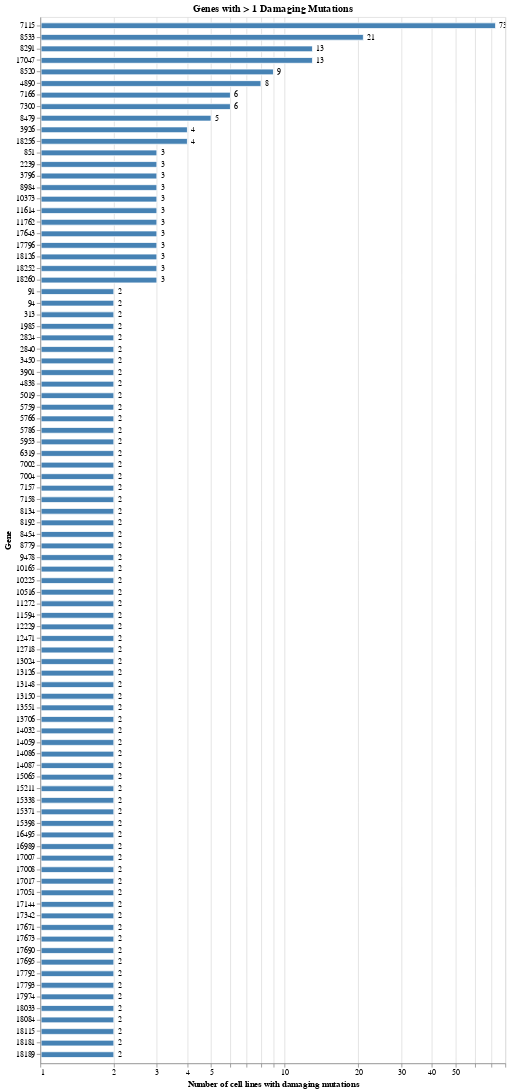

The code cell stored with this chart in its notebook:
### Markdown cell above
<style>
.viz-header {
    color: #1d4ed8 !important;
    font-size: 2rem;
    font-weight: 600;
    border-left: 5px solid #8b5cf6;
    padding-left: 15px;
    margin-top: 30px;
    margin-bottom: 15px;
    background: linear-gradient(90deg, #faf5ff 0%, transparent 100%);
    padding-top: 10px;
    padding-bottom: 10px;
}
.viz-description {
    color: #374151;
    font-size: 1.05rem;
    line-height: 1.7;
    margin-bottom: 20px;
}
.features-box {
    background: linear-gradient(135deg, #f3e8ff 0%, #ddd6fe 100%);
    border: 1px solid #c4b5fd;
    border-radius: 10px;
    padding: 20px;
    margin: 20px 0;
}
.features-title {
    color: #5b21b6;
    font-size: 1.3rem;
    font-weight: 600;
    margin-top: 0;
    margin-bottom: 15px;
}
.features-list {
    color: #6b21a8;
    font-size: 1rem;
    margin: 0;
}
.features-list li {
    margin-bottom: 12px;
    font-weight: 500;
}
.feature-highlight {
    background-color: #ede9fe;
    color: #5b21b6;
    padding: 2px 6px;
    border-radius: 4px;
    font-weight: 600;
}
</style>

<h2 class="viz-header">Data Visualization</h2>

<p class="viz-description">Create an interactive horizontal bar chart using Altair to visualize genes with damaging mutations across multiple lung cancer cell lines.</p>

<div class="features-box">
<h3 class="features-title">Chart Features:</h3>
<ul class="features-list">
<li><span class="feature-highlight">Logarithmic scale:</span> Accommodates the wide range of mutation counts (2-73)</li>
<li><span class="feature-highlight">Interactive zooming:</span> Pan and zoom functionality for detailed exploration</li>
<li><span class="feature-highlight">Count labels:</span> Numerical values displayed at the end of each bar</li>
<li><span class="feature-highlight">Sorted display:</span> Genes ordered by mutation frequency (highest to lowest)</li>
</ul>
</div>

### Code cell
# Prepare data for visualization
data = dfplot.copy()
data = data.sort_values(by=['count', 'gene_id'], ascending=[False, True])
data['gene_id_str'] = data['gene_id'].astype(str)

# Create horizontal bar chart with rectangles
bars = alt.Chart(data).mark_rect(
    color='steelblue',
    stroke='white',
    strokeWidth=1
).encode(
    x=alt.X('count:Q',
            title='Number of cell lines with damaging mutations',
            scale=alt.Scale(type='log', domain=[1, 80])),
    x2=alt.value(1),  # Start bars at x=1 for log scale
    y=alt.Y('gene_id_str:N',
            title='Gene',
            sort=alt.SortField(field='count', order='descending'),
            scale=alt.Scale(padding=0.5),
            axis=alt.Axis(labelLimit=150))  # Increase space for gene ID labels
)

# Add count labels at the end of each bar
text_labels = alt.Chart(data).mark_text(
    align='left',
    baseline='middle',
    dx=5,  # Offset text from bar end
    fontSize=10
).encode(
    x=alt.X('count:Q',
            scale=alt.Scale(type='log', domain=[1, 80])),
    y=alt.Y('gene_id_str:N',
            sort=alt.SortField(field='count', order='descending')),
    text=alt.Text('count:Q')
)

# Combine bars and labels, add interactivity
chart = (bars + text_labels).properties(
    width=600,
    height=1350,
    title='Genes with > 1 Damaging Mutations'
).interactive()

# Display the chart
chart.show()

### Figure 1 — Vega-Lite specification as saved in the notebook (floating-point values rounded to 4 significant figures)
{"config": {"view": {"continuousWidth": 300, "continuousHeight": 300}}, "layer": [{"mark": {"type": "rect", "color": "steelblue", "stroke": "white", "strokeWidth": 1}, "encoding": {"x": {"field": "count", "scale": {"domain": [1, 80], "type": "log"}, "title": "Number of cell lines with damaging mutations", "type": "quantitative"}, "x2": {"value": 1}, "y": {"axis": {"labelLimit": 150}, "field": "gene_id_str", "scale": {"padding": 0.5}, "sort": {"field": "count", "order": "descending"}, "title": "Gene", "type": "nominal"}}, "name": "view_1"}, {"mark": {"type": "text", "align": "left", "baseline": "middle", "dx": 5, "fontSize": 10}, "encoding": {"text": {"field": "count", "type": "quantitative"}, "x": {"field": "count", "scale": {"domain": [1, 80], "type": "log"}, "type": "quantitative"}, "y": {"field": "gene_id_str", "sort": {"field": "count", "order": "descending"}, "type": "nominal"}}}], "data": {"name": "data-ea252cca33974094624b2cef9236bae5"}, "height": 1350, "params": [{"name": "param_1", "select": {"type": "interval", "encodings": ["x", "y"]}, "bind": "scales", "views": ["view_1"]}], "title": "Genes with > 1 Damaging Mutations", "width": 600, "$schema": "https://vega.github.io/schema/vega-lite/v5.20.1.json", "datasets": {"data-ea252cca33974094624b2cef9236bae5": [{"gene_id": 7115, "count": 73, "gene_id_str": "7115"}, {"gene_id": 8533, "count": 21, "gene_id_str": "8533"}, {"gene_id": 8291, "count": 13, "gene_id_str": "8291"}, {"gene_id": 17047, "count": 13, "gene_id_str": "17047"}, {"gene_id": 8520, "count": 9, "gene_id_str": "8520"}, {"gene_id": 4890, "count": 8, "gene_id_str": "4890"}, {"gene_id": 7166, "count": 6, "gene_id_str": "7166"}, {"gene_id": 7300, "count": 6, "gene_id_str": "7300"}, {"gene_id": 8479, "count": 5, "gene_id_str": "8479"}, {"gene_id": 3926, "count": 4, "gene_id_str": "3926"}, {"gene_id": 18256, "count": 4, "gene_id_str": "18256"}, {"gene_id": 851, "count": 3, "gene_id_str": "851"}, {"gene_id": 2239, "count": 3, "gene_id_str": "2239"}, {"gene_id": 3796, "count": 3, "gene_id_str": "3796"}, {"gene_id": 8984, "count": 3, "gene_id_str": "8984"}, {"gene_id": 10373, "count": 3, "gene_id_str": "10373"}, {"gene_id": 11614, "count": 3, "gene_id_str": "11614"}, {"gene_id": 11762, "count": 3, "gene_id_str": "11762"}, {"gene_id": 17643, "count": 3, "gene_id_str": "17643"}, {"gene_id": 17796, "count": 3, "gene_id_str": "17796"}, {"gene_id": 18126, "count": 3, "gene_id_str": "18126"}, {"gene_id": 18252, "count": 3, "gene_id_str": "18252"}, {"gene_id": 18260, "count": 3, "gene_id_str": "18260"}, {"gene_id": 91, "count": 2, "gene_id_str": "91"}, {"gene_id": 94, "count": 2, "gene_id_str": "94"}, {"gene_id": 313, "count": 2, "gene_id_str": "313"}, {"gene_id": 1985, "count": 2, "gene_id_str": "1985"}, {"gene_id": 2824, "count": 2, "gene_id_str": "2824"}, {"gene_id": 2840, "count": 2, "gene_id_str": "2840"}, {"gene_id": 3450, "count": 2, "gene_id_str": "3450"}, {"gene_id": 3901, "count": 2, "gene_id_str": "3901"}, {"gene_id": 4838, "count": 2, "gene_id_str": "4838"}, {"gene_id": 5019, "count": 2, "gene_id_str": "5019"}, {"gene_id": 5759, "count": 2, "gene_id_str": "5759"}, {"gene_id": 5766, "count": 2, "gene_id_str": "5766"}, {"gene_id": 5786, "count": 2, "gene_id_str": "5786"}, {"gene_id": 5953, "count": 2, "gene_id_str": "5953"}, {"gene_id": 6319, "count": 2, "gene_id_str": "6319"}, {"gene_id": 7002, "count": 2, "gene_id_str": "7002"}, {"gene_id": 7004, "count": 2, "gene_id_str": "7004"}, {"gene_id": 7157, "count": 2, "gene_id_str": "7157"}, {"gene_id": 7158, "count": 2, "gene_id_str": "7158"}, {"gene_id": 8134, "count": 2, "gene_id_str": "8134"}, {"gene_id": 8192, "count": 2, "gene_id_str": "8192"}, {"gene_id": 8454, "count": 2, "gene_id_str": "8454"}, {"gene_id": 8779, "count": 2, "gene_id_str": "8779"}, {"gene_id": 9478, "count": 2, "gene_id_str": "9478"}, {"gene_id": 10165, "count": 2, "gene_id_str": "10165"}, {"gene_id": 10225, "count": 2, "gene_id_str": "10225"}, {"gene_id": 10516, "count": 2, "gene_id_str": "10516"}, {"gene_id": 11272, "count": 2, "gene_id_str": "11272"}, {"gene_id": 11594, "count": 2, "gene_id_str": "11594"}, {"gene_id": 12229, "count": 2, "gene_id_str": "12229"}, {"gene_id": 12471, "count": 2, "gene_id_str": "12471"}, {"gene_id": 12718, "count": 2, "gene_id_str": "12718"}, {"gene_id": 13024, "count": 2, "gene_id_str": "13024"}, {"gene_id": 13126, "count": 2, "gene_id_str": "13126"}, {"gene_id": 13148, "count": 2, "gene_id_str": "13148"}, {"gene_id": 13150, "count": 2, "gene_id_str": "13150"}, {"gene_id": 13551, "count": 2, "gene_id_str": "13551"}, {"gene_id": 13706, "count": 2, "gene_id_str": "13706"}, {"gene_id": 14032, "count": 2, "gene_id_str": "14032"}, {"gene_id": 14059, "count": 2, "gene_id_str": "14059"}, {"gene_id": 14086, "count": 2, "gene_id_str": "14086"}, {"gene_id": 14087, "count": 2, "gene_id_str": "14087"}, {"gene_id": 15065, "count": 2, "gene_id_str": "15065"}, {"gene_id": 15211, "count": 2, "gene_id_str": "15211"}, {"gene_id": 15338, "count": 2, "gene_id_str": "15338"}, {"gene_id": 15371, "count": 2, "gene_id_str": "15371"}, {"gene_id": 15398, "count": 2, "gene_id_str": "15398"}, {"gene_id": 16495, "count": 2, "gene_id_str": "16495"}, {"gene_id": 16989, "count": 2, "gene_id_str": "16989"}, {"gene_id": 17007, "count": 2, "gene_id_str": "17007"}, {"gene_id": 17008, "count": 2, "gene_id_str": "17008"}, {"gene_id": 17017, "count": 2, "gene_id_str": "17017"}, {"gene_id": 17051, "count": 2, "gene_id_str": "17051"}, {"gene_id": 17144, "count": 2, "gene_id_str": "17144"}, {"gene_id": 17342, "count": 2, "gene_id_str": "17342"}, {"gene_id": 17671, "count": 2, "gene_id_str": "17671"}, {"gene_id": 17673, "count": 2, "gene_id_str": "17673"}, {"gene_id": 17690, "count": 2, "gene_id_str": "17690"}, {"gene_id": 17695, "count": 2, "gene_id_str": "17695"}, {"gene_id": 17792, "count": 2, "gene_id_str": "17792"}, {"gene_id": 17793, "count": 2, "gene_id_str": "17793"}, {"gene_id": 17974, "count": 2, "gene_id_str": "17974"}, {"gene_id": 18033, "count": 2, "gene_id_str": "18033"}, {"gene_id": 18084, "count": 2, "gene_id_str": "18084"}, {"gene_id": 18115, "count": 2, "gene_id_str": "18115"}, {"gene_id": 18181, "count": 2, "gene_id_str": "18181"}, {"gene_id": 18189, "count": 2, "gene_id_str": "18189"}]}}
